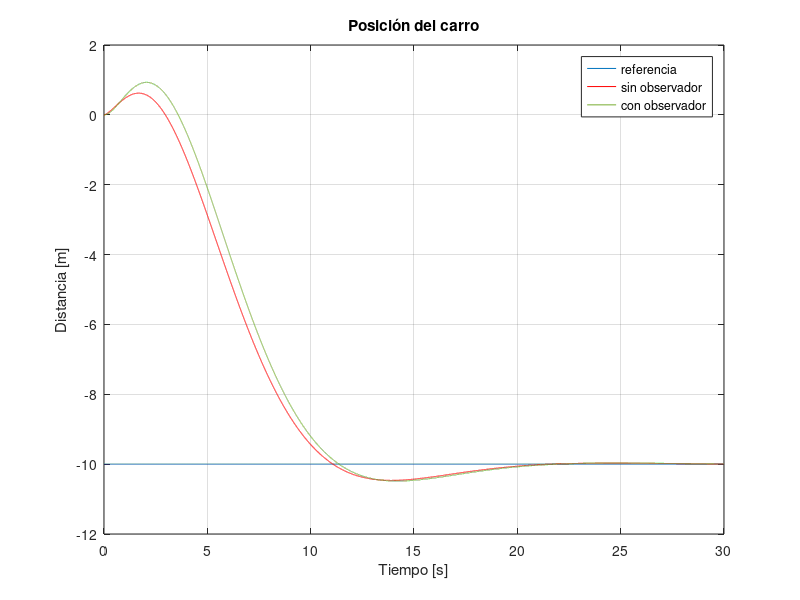
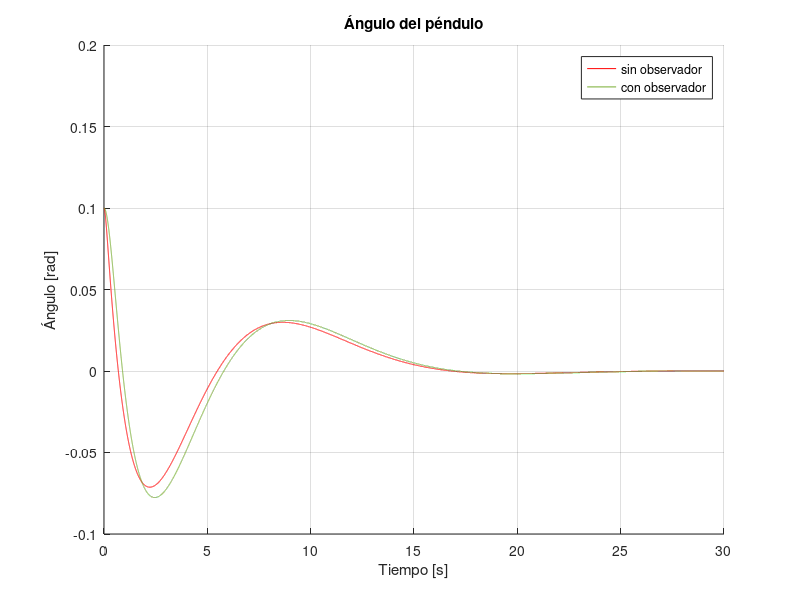
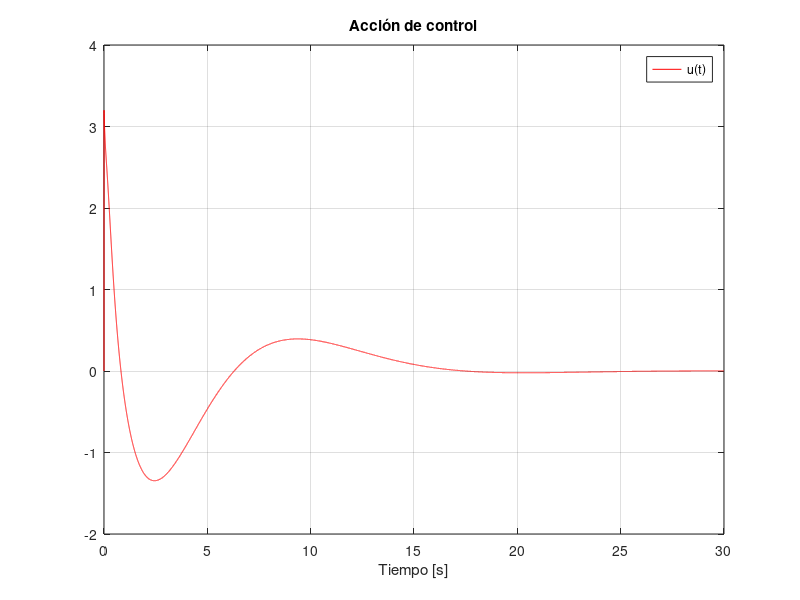

Reproduce these figures in MATLAB, in order.
% Caso de estudio 2 - Péndulo invertido apartado 4
clc; clear ; close all

% Parámetros
m = 0.1;
F = 0.1;
l = 1.6;
g = 9.8;
M = 1.5; 

% Matrices x = [delta ; delta_p ; phi ; phi_p]
A = [0,1,0,0 ; 0,(-F/M),(-m*g/M),0 ; 0,0,0,1 ; 0,(F/(l*M)),(((M+m)*g)/(l*M)),0 ];
B = [0 ; (1/M) ; 0 ; (-1/(l*M))];
C = [1,0,0,0];
D = 0;

% Controlabilidad y observabilidad
Co = ctrb(A, B);
rank(Co); % = 4 por ende es controlable
Ob = obsv(A,C);
rank(Ob); % = 4 por ende es observable

% Matrices del sistema observador
Ao=A';
Bo=C';
Co=B';

% LQR
Q = diag([1 1 1000 10000]);
R = 10;
K = lqr(A,B,Q,R);

Qo = diag([1 10/1 1 10/1]); 
Ro = 5;
Ko = lqr(Ao,Bo,Qo,Ro);

%Ganancia de prealimentacion
G = -inv(C*inv(A-B*K)*B);

% Condidiones iniciales
tf = 30; dt = 1*10^-3; t = 0:dt:(tf-dt); 
n = round(tf/dt);

X = zeros(4,n);
X(1,1) = 0;   %delta    inicial
X(2,1) = 0;   %delta_p  inicial
X(3,1) = 0.1;   %phi      inicial
X(4,1) = 0;   %phi_p    inicial

Xhat = zeros(4,n); 
Xhat(1,1) = 0;   %deltahat       inicial
Xhat(2,1) = 0;   %deltahat_p     inicial
Xhat(3,1) = 0;   %phihat         inicial
Xhat(4,1) = 0;   %phihat_p       inicial

Xc = zeros(4,n);
Xc(1,1) = 0;   %deltac     inicial
Xc(2,1) = 0;   %deltac_p   inicial
Xc(3,1) = 0.1;   %phic       inicial
Xc(4,1) = 0;   %phic_p     inicial

Ua(1) = 0;
Uc(1) = 0;

% Referencia
ref = -10*ones(1,n);

% Iteración
for i=1:1:n-1
    X_a = X(:,i);         %[delta ; delta_p ; phi ; phi_p ]
    Xhat_a = Xhat(:,i);   %[deltahat deltahat_p phihat phihat_p] 
    Y = X_a*C;
    Yhat = Xhat_a*C;
    err = Y-Yhat;
    Ua(i+1)=-K*Xhat_a+ref(i)*G;
    
    Xp_a = A*X_a+B*Ua(i);
    X(:,i+1) = X_a+ dt*Xp_a;
  
    % Observador
    Xhat_p = err*Ko'+A*Xhat_a+Ua(i)*B;
    Xhat(:,i+1) = Xhat_a+dt*Xhat_p;
    
    % Sistema sin observador
    Xc_a = Xc(:,i);       %[deltac ; deltac_p ; phic ; phic_p ]
    Uc_a = -K*Xc_a+ref(i)*G;
    Xc_p = A*Xc_a+B*Uc_a;
    Xcf = Xc_a+ dt*Xc_p;
    Xc(:,i+1) = Xcf;
end

% Gráficas
figure
plot(t,ref,'color',[0 0.4470 0.7410]);
grid on
hold on
plot(t,Xc(1,:),'r');
hold on
plot(t,X(1,:),'color',[0.4660 0.6740 0.1880]);
title('Posición del carro');
xlabel('Tiempo [s]');
ylabel('Distancia [m]');
legend('referencia','sin observador','con observador');

figure
grid on
hold on
plot(t,Xc(3,:),'r');
hold on
plot(t,X(3,:),'color',[0.4660 0.6740 0.1880]);
title('Ángulo del péndulo');
xlabel('Tiempo [s]');
ylabel('Ángulo [rad]');
legend('θ(t)');legend('sin observador','con observador');

figure
plot(t,Ua,'r');
title('Acción de control');
xlabel('Tiempo [s]');
legend('u(t)');
grid on;

disp("Terminado")
